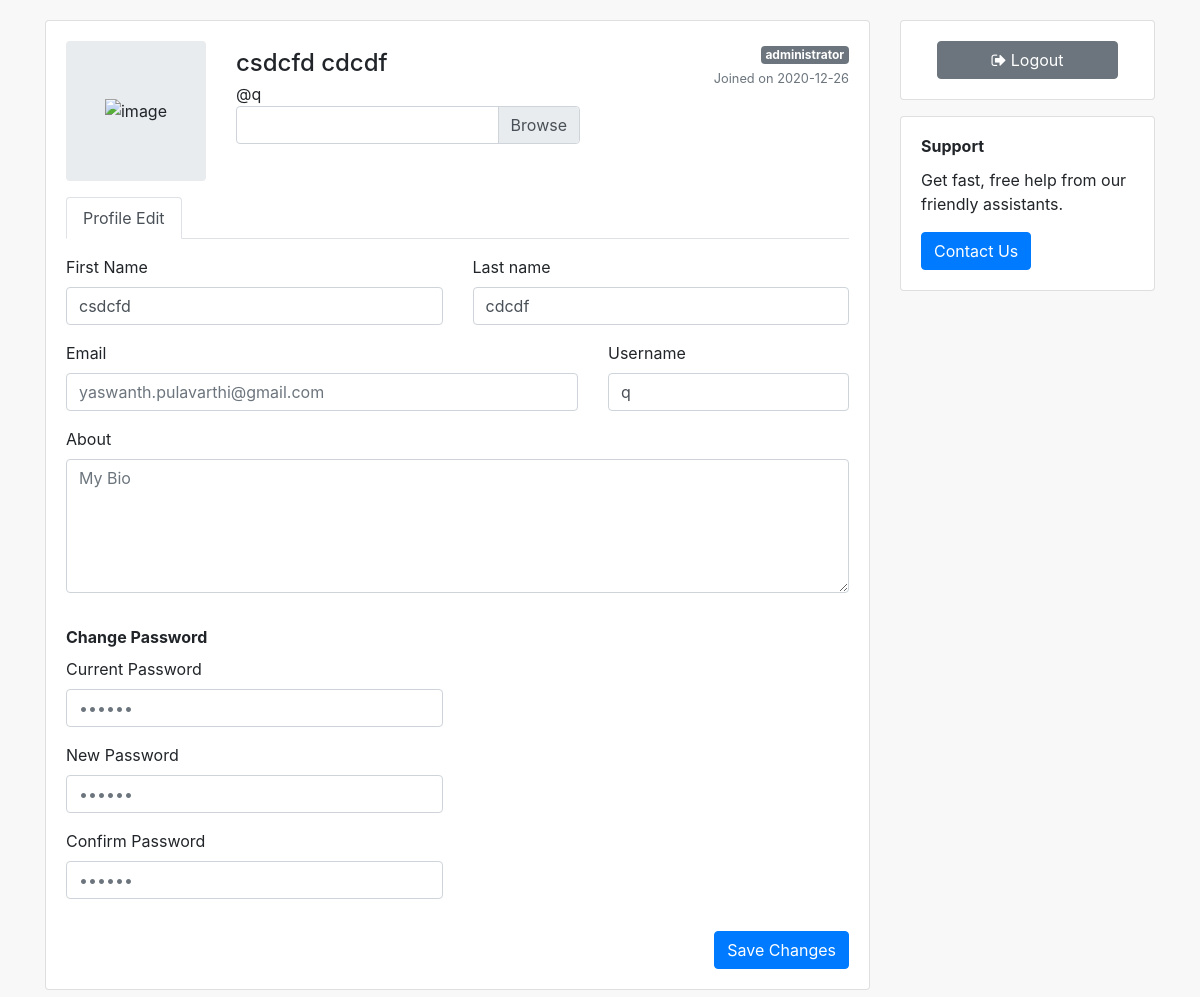
The page /edit (signed in) on the database its author committed.
### app/models.py (models this page shows, shortened)
class User(db.Model, UserMixin):
	__tablename__ = "user"
	userid = db.Column(db.Integer, primary_key=True, autoincrement=True)
	email = db.Column(db.String(500), nullable=False)
	firstname = db.Column(db.String(500), nullable=False)
	lastname = db.Column(db.String(500), nullable=False)
	username = db.Column(db.String(500), nullable=False)
	password = db.Column(db.String(500), nullable=False)
	date = db.Column(db.DateTime, nullable=False, default= datetime.now())
	bio = db.Column(db.Text, nullable=False, default="add bio!")
	posts = db.relationship('Post', back_populates="userposts")
	followed = db.relationship('User',
                               secondary=followers,
                               primaryjoin=(followers.c.follower_id == userid),
                               secondaryjoin=(followers.c.followed_id == userid),
                               backref=db.backref('followers', lazy='dynamic'),
                               lazy='dynamic')

### app/views.py (the view)
@app.route('/edit',methods=['GET','POST'])
@login_required
def edit():
    if request.method == "POST":
        files = request.files['image']
        image = files.filename
        file = request.files['image']
        if file and allowed_file(file.filename):
                filename = secure_filename(file.filename)
                file.save(os.path.join(app.config['IMAGE_UPLOADS1'], str(current_user.userid)+'.png'))
                flash("new image uploaded")
                return render_template("home.html")
        else:
            return render_template("edit.html")
    else:
     return render_template("edit.html")

### app/views.py (called while the page is built)
@login_manager.user_loader
def load_user(user_id):
    return models.User.query.get(int(user_id))

### app/templates/edit.html (shortened to what this page needs)
<!DOCTYPE html>
<html lang="en">
<head>
    <link href="http://netdna.bootstrapcdn.com/bootstrap/4.1.1/css/bootstrap.min.css" rel="stylesheet">
</head>
<body>
<link href="https://maxcdn.bootstrapcdn.com/font-awesome/4.3.0/css/font-awesome.min.css" rel="stylesheet">
<div class="container">
<div class="row flex-lg-nowrap">
  <div class="col">
    <div class="row">
      <div class="col mb-3">
        <div class="card">
            <form action="" method="POST" enctype=multipart/form-data>
          <div class="card-body">
            <div class="e-profile">
              <div class="row">
                <div class="col-12 col-sm-auto mb-3">
                  <div class="mx-auto" style="width: 140px;">
                    <div class="d-flex justify-content-center align-items-center rounded" style="height: 140px; background-color: rgb(233, 236, 239);">
                        <img src="{{url_for('static', filename='Image_UPLOADS/profiles/'+current_user.userid|string+'.png')}}" class="img-fluid" alt="image">
                    </div>
                  </div>
                </div>
                <div class="col d-flex flex-column flex-sm-row justify-content-between mb-3">
                  <div class="text-center text-sm-left mb-2 mb-sm-0">
                    <h4 class="pt-sm-2 pb-1 mb-0 text-nowrap">{{current_user.firstname}} {{current_user.lastname}}</h4>
                    <p class="mb-0">@{{current_user.username}}</p>
                        <div class="custom-file" >
                            <label class="custom-file-label" for="customFileLangHTML" data-browse="Upload"></label>
                          </div>
                  </div>
                  <div class="text-center text-sm-right">
                    <span class="badge badge-secondary">administrator</span>
                    <div class="text-muted"><small>Joined on {{current_user.date.strftime('%Y-%m-%d')}}</small></div>
                  </div>
                </div>
              </div>
              <ul class="nav nav-tabs">
                <li class="nav-item"><a href="" class="active nav-link">Profile Edit</a></li>
              </ul>
              <div class="tab-content pt-3">
                <div class="tab-pane active">
                  <form class="form" novalidate="">
                    <div class="row">
                      <div class="col">
                        <div class="row">
                          <div class="col">
                            <div class="form-group">
                              <label>First Name</label>
                              <input class="form-control" type="text" name="name" placeholder={{current_user.firstname}} value={{current_user.firstname}}>
                            </div>
                          </div>
                          <div class="col">
                            <div class="form-group">
                              <label>Last name</label>
                              <input class="form-control" type="text" name="username" placeholder={{current_user.lastname}} value={{current_user.lastname}}>
                            </div>
                          </div>
                        </div>
                        <div class="row">
                          <div class="col">
                            <div class="form-group">
                              <label>Email</label>
                              <input class="form-control" type="text" placeholder={{current_user.email}}>
                            </div>
                          </div>
                          <div class="col-md-4">
                            <div class="form-group">
                              <label>Username</label>
                              <input class="form-control" type="text" name="username" placeholder={{current_user.username}} value={{current_user.username}}>
                            </div>
                          </div>
                        </div>
                        <div class="row">
                          <div class="col mb-3">
                            <div class="form-group">
                              <label>About</label>
                              <textarea class="form-control" rows="5" placeholder="My Bio"></textarea>
                            </div>
                          </div>
                        </div>
                      </div>
                    </div>
                    <div class="row">
                      <div class="col-12 col-sm-6 mb-3">
                        <div class="mb-2"><b>Change Password</b></div>
                        <div class="row">
                          <div class="col">
                            <div class="form-group">
                              <label>Current Password</label>
                              <input class="form-control" type="password" placeholder="••••••">
                            </div>
                          </div>
                        </div>
                        <div class="row">
                          <div class="col">
                            <div class="form-group">
                              <label>New Password</label>
                              <input class="form-control" type="password" placeholder="••••••">
                            </div>
                          </div>
                        </div>
                        <div class="row">
                          <div class="col">
                            <div class="form-group">
                              <label>Confirm <span class="d-none d-xl-inline">Password</span></label>
                              <input class="form-control" type="password" placeholder="••••••"></div>
                          </div>
                        </div>
                      </div>
                        </div>
                      </div>
                    </div>
                    <div class="row">
                      <div class="col d-flex justify-content-end">
                        <input class="btn btn-primary" type="submit" value="Save Changes">
                      </div>
                    </div>
                </div>
              </div>
            </div>
          </div>
        </div>
      </div>
      <div class="col-12 col-md-3 mb-3">
        <div class="card mb-3">
          <div class="card-body">
            <div class="px-xl-3">
              <button onclick="window.location.href='/logout'" class="btn btn-block btn-secondary">
                <i class="fa fa-sign-out"></i>
                <span>Logout</span>
              </button>
            </div>
          </div>
        </div>
        <div class="card">
          <div class="card-body">
            <h6 class="card-title font-weight-bold">Support</h6>
            <p class="card-text">Get fast, free help from our friendly assistants.</p>
            <button type="button" class="btn btn-primary">Contact Us</button>
          </div>
        </div>
      </div>
    </div>
  </div>
</body>
</html>

### app/templates/edit.html (style rules this page uses)
body { margin-top:20px; background:#f8f8f8 }

### rows shown on the page
User: firstname "csdcfd", lastname "cdcdf", username "q", date "2020-12-26", name "csdcfd", username "cdcdf", email "yaswanth.pulavarthi@gmail.com"
